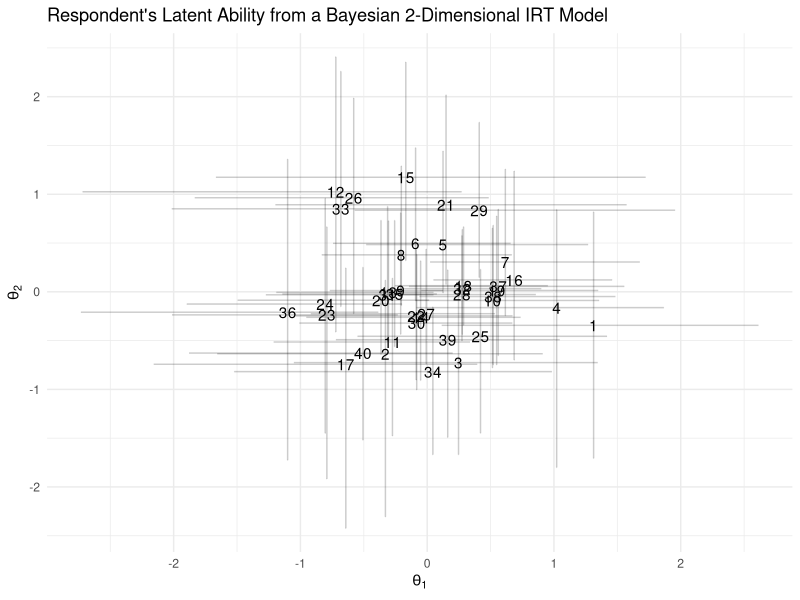
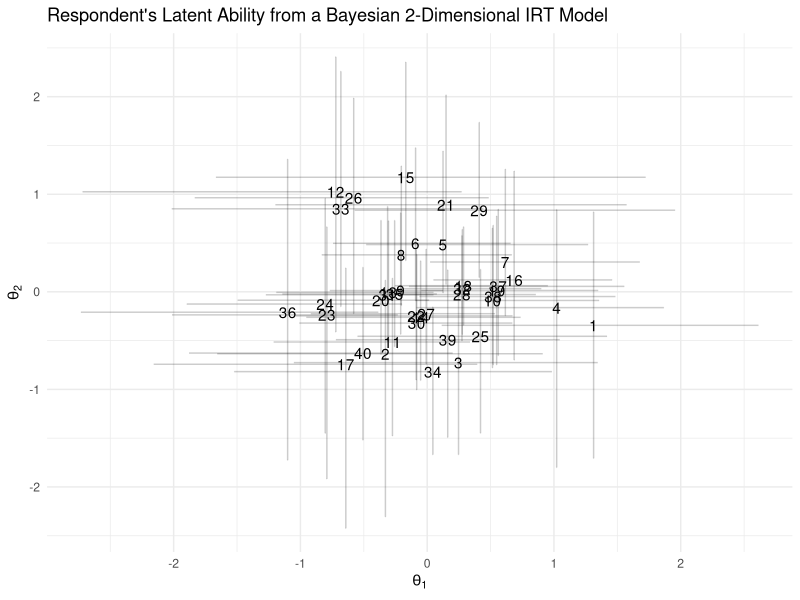

The R script that drew these images, in order:
# Quick and dirty example of estimating and storing of latent traits
# from a 2-dimensional Bayesian IRT model using MCMCpack
# Liam F. Beiser-McGrath, 11/12/19

setwd("~/Dropbox/GitHub/code_examples/irt/")

# load packages
library(matrixStats)
library(MCMCpack)
library(tidyverse)

set.seed(12345)

# Simulate response data for 40 subjects (J) for 20 items (I)
# (indexing matches MCMCpack notation)
subjects <- 40
items <- 20

df <- data.frame(matrix(rbinom(subjects * items, 1, 0.4), subjects, items))

# number of dimensions of latent trait
kdims <- 2

# estimate with MCMCirtKd using default priors and settings
out <- MCMCirtKd(df, dimensions = kdims, store.item = TRUE)

# store posterior 2.5, 50, and 97.5th percentiles
out_ptiles <- colQuantiles(out, probs = c(0.025, 0.5, 0.975))
# tidy up colnames
colnames(out_ptiles) <- paste0("ptile", gsub("%", "", colnames(out_ptiles)))
# put in data frame format
out_ptiles <- as.data.frame(out_ptiles)
# store rownames as explicit variable
out_ptiles$param <- rownames(out_ptiles)

# plot latent positions
out_ptiles %>%
  # keep only thetas
  filter(str_detect(param, "theta")) %>% 
  # separate out respondent id
  separate(param, c("parname", "respid", "dimnum")) %>% 
  # make wide so each row is respondent, each column is a posterior summary
  pivot_wider(names_from = c(parname, dimnum),
              values_from = c(ptile2.5, ptile50, ptile97.5)) %>%
  # plot
  ggplot(aes(x = ptile50_theta_1, y = ptile50_theta_2)) +
  # use respondent id as the points
  geom_text(aes(label = respid)) +
  # plot 95% credible intervals for both dimensions
  geom_errorbar(aes(ymin = ptile2.5_theta_2, ymax = ptile97.5_theta_2),
                alpha = 0.2) +
  geom_errorbarh(aes(xmin = ptile2.5_theta_1, xmax = ptile97.5_theta_1),
                 alpha = 0.2) +
  xlab(expression(paste(theta[1]))) +
  ylab(expression(paste(theta[2]))) +
  theme_minimal() +
  ggtitle("Respondent's Latent Ability from a Bayesian 2-Dimensional IRT Model")
# save plot for sharing
ggsave("2d_irt.pdf", height = 8, width = 8)
